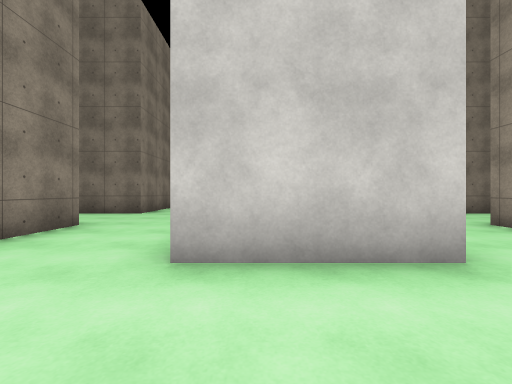
view 1 (above)

24 first-person views from a walk through a 3-D level made in the Unity game engine. The camera is 1.2 m above the floor, looks level and sees 90° across. The floor is counted in squares, 2 m on a side. Each view is taken from the middle of a square. On the plan, view 1 faces up. The plan holds only what a view shows up to about 9 squares ahead; the rest is blank. The place goes on beyond the plan. Surface patterns are stand-ins for the level's own textures.

view 2
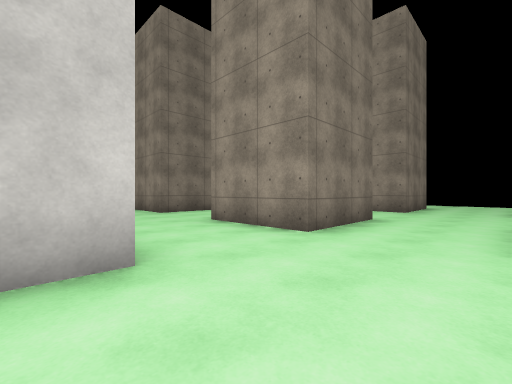

view 3
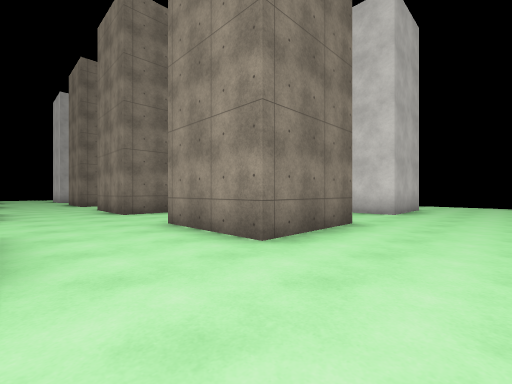

view 4
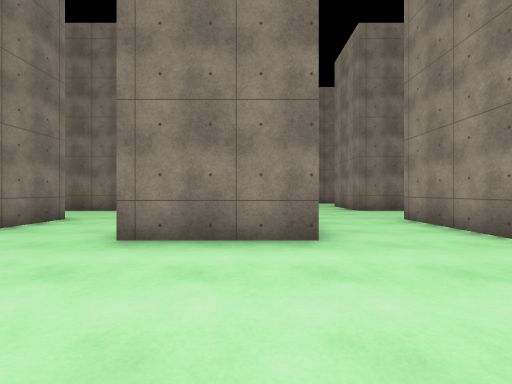

view 5
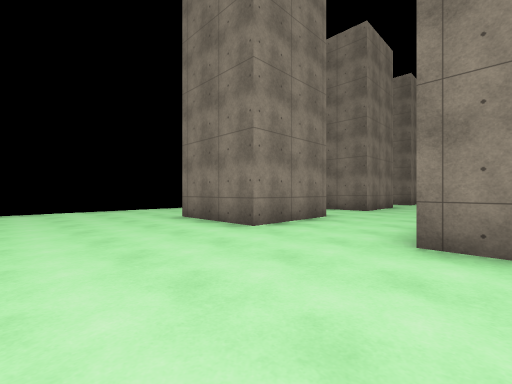

view 6
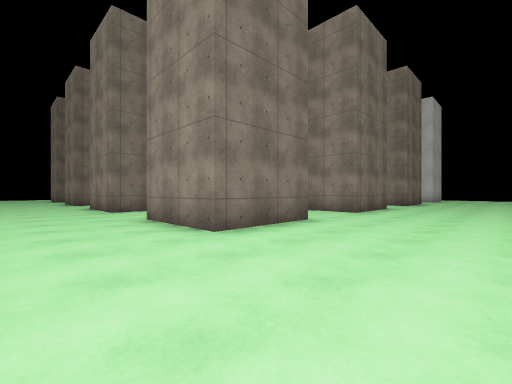

view 7
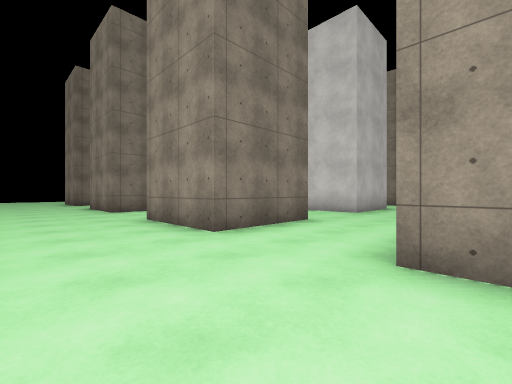

view 8
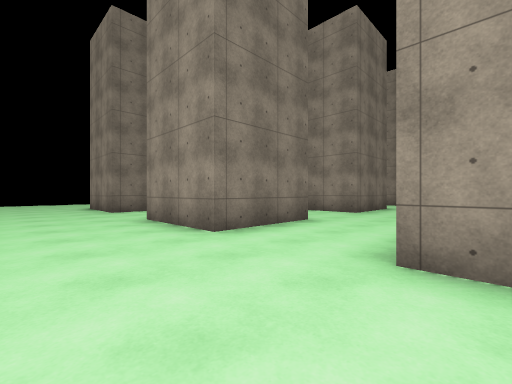

view 9
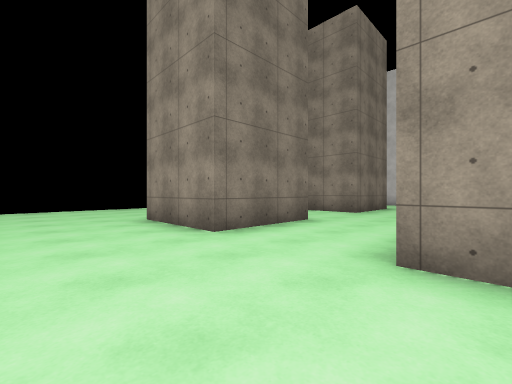

view 10
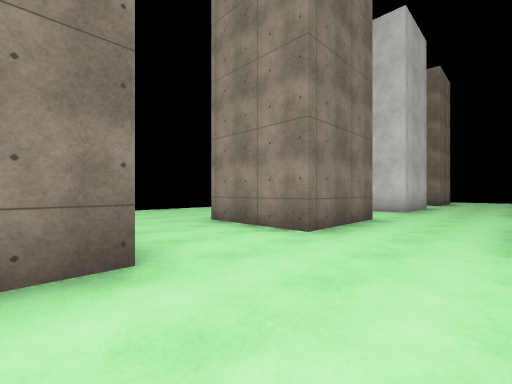

view 11
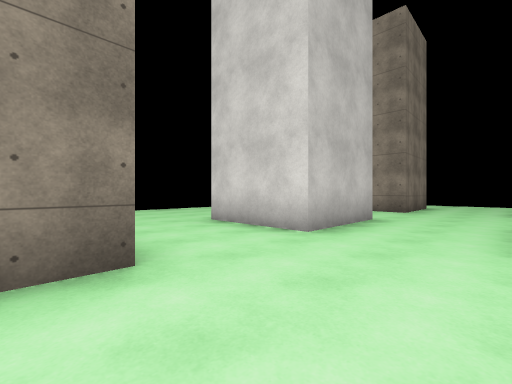

view 12
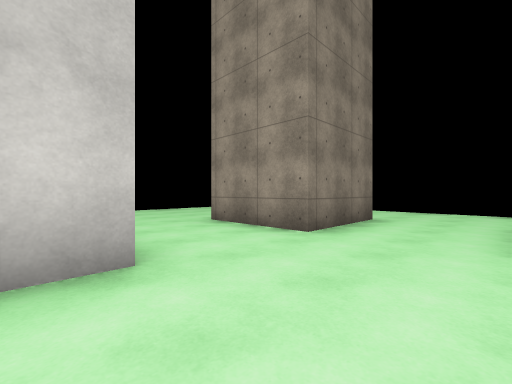

view 13
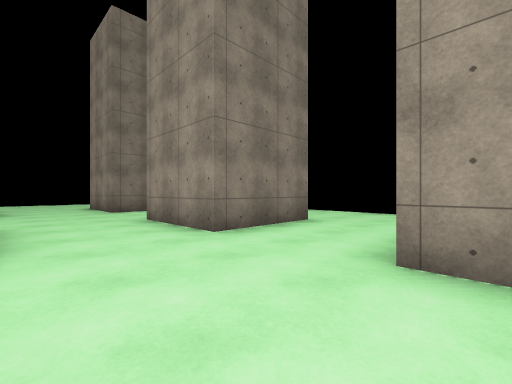

view 14
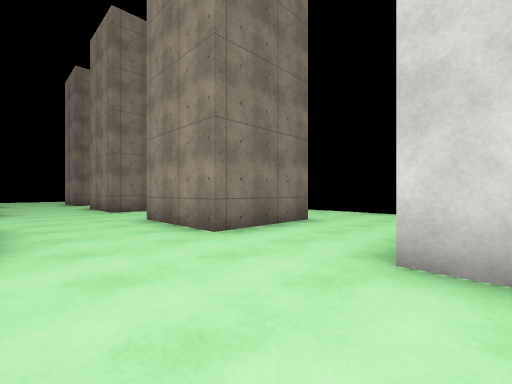

view 15
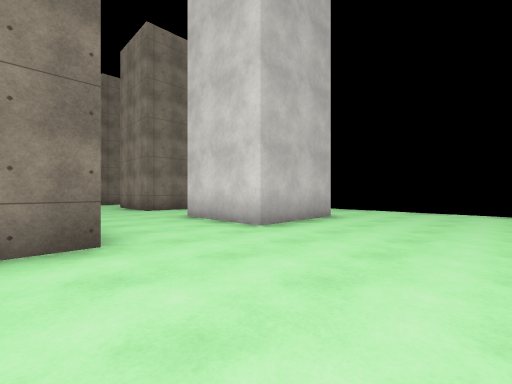

view 16
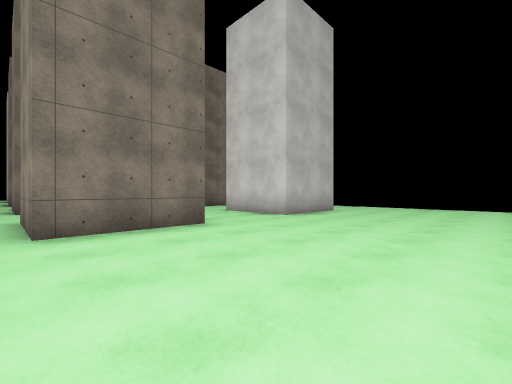

view 17
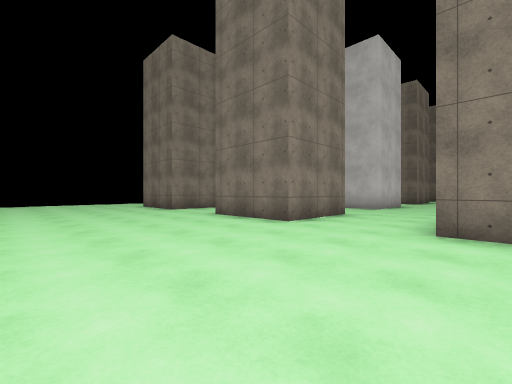

view 18
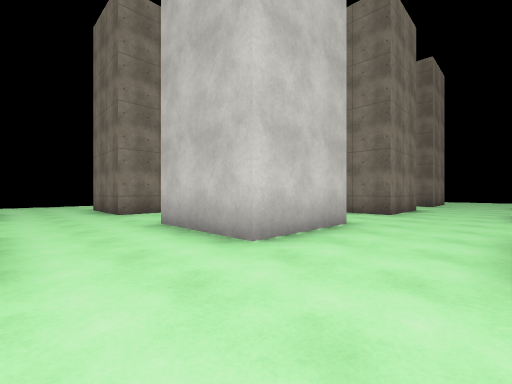

view 19
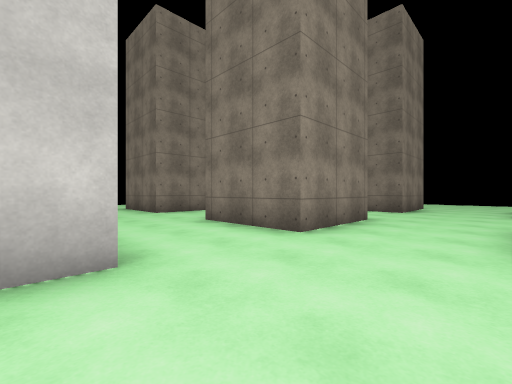

view 20
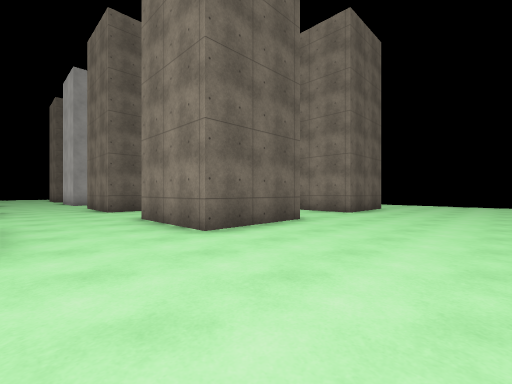

view 21
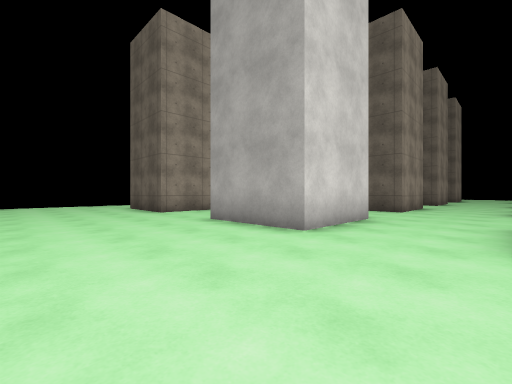

view 22
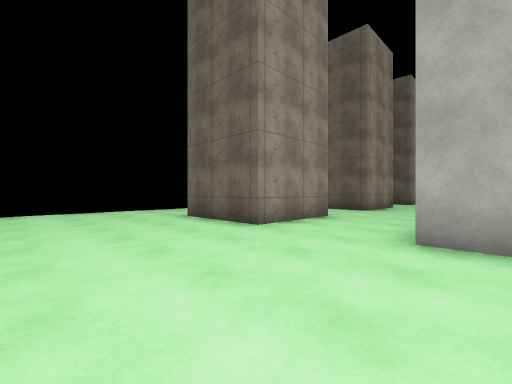

view 23
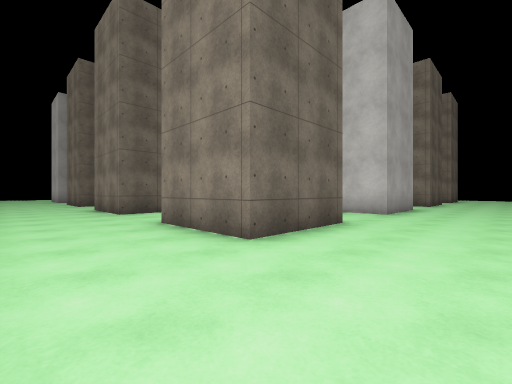

view 24
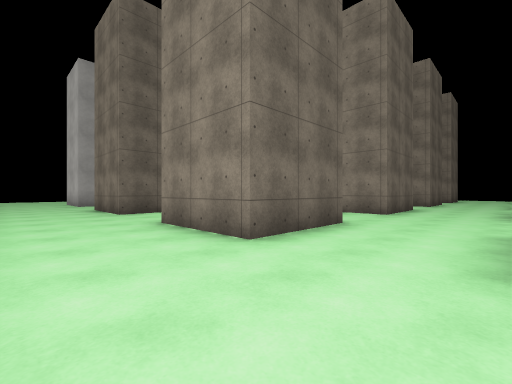

### Floor plan
Points are (right, up) in squares from view 1. A wall is a line through its corners. A room is listed if a view was taken in it or the views show most of it. See-through windows are left out.
Room 1 (views 1, 2, 3, 4, 5, 6, 7, 8, 9, 10, 11, 12, 13, 14, 15, 16, 17, 18, 19, 20, 21, 22, 23, 24)
walls: (1.8, 4.8) (1.8, 2.2) (-0.7, 2.2) (-0.7, 3.9); (6.6, 7.2) (4.3, 7.2) (4.3, 9.7) (6.8, 9.7) (6.8, 8.4); (6.9, 2.2) (4.3, 2.2) (4.3, 4.8); (0.8, 9.7) (1.8, 9.7) (1.8, 7.2) (-0.7, 7.2) (-0.7, 8.9); (1.8, -0.4) (1.8, -2.8) (-0.7, -2.8) (-0.7, -1.1); (-3.2, 4.8) (-3.2, 2.2) (-5.7, 2.2) (-5.7, 4.8); (9.3, 7.2) (9.3, 9.7) (11.8, 9.7) (11.8, 7.2) (9.3, 7.2); (1.8, 12.2) (-0.7, 12.2) (-0.7, 14.7) (1.8, 14.7) (1.8, 12.2); (-3.2, 9) (-3.2, 7.2) (-5.7, 7.2) (-5.7, 9.8); (10.5, 4.7) (11.8, 4.7) (11.8, 2.2) (9.3, 2.2) (9.3, 4.8); (-3.2, -0.2) (-3.2, -2.8) (-5.7, -2.8) (-5.7, -0.2); (6.9, 12.2) (4.3, 12.2) (4.3, 14.7) (6.8, 14.7) (6.8, 13.4); (6.9, -2.8) (4.3, -2.8) (4.3, -0.2); (-3.1, 12.2) (-5.7, 12.2) (-5.7, 14.8); (9.3, 12.2) (9.3, 14.7) (11.8, 14.7) (11.8, 12.2) (9.3, 12.2); (11.9, -2.8) (9.3, -2.8) (9.3, -0.2); (-5.4, 14.7) (-3.2, 14.7) (-3.2, 12.9)

Positions as (right, up) in squares from view 1, and headings:
1: (0, 0), facing up
2: (1, 0), facing up-right
3: (2, -5), facing up-right
4: (1, -6), facing up
5: (0, -6), facing up-left
6: (-8, -6), facing up-right
7: (-8, -1), facing up-right
8: (-8, 4), facing up-right
9: (-8, 9), facing up-right
10: (-4, 10), facing up-right
11: (1, 10), facing up-right
12: (6, 10), facing up-right
13: (7, 4), facing up-right
14: (7, -1), facing up-right
15: (6, -6), facing up-right
16: (4, -7), facing up-right
17: (5, -7), facing up-left
18: (4, 0), facing up-left
19: (4, 4), facing up-left
20: (4, 18), facing down-left
21: (2, 18), facing down-right
22: (6, 18), facing down-right
23: (14, 17), facing down-left
24: (14, 12), facing down-left
